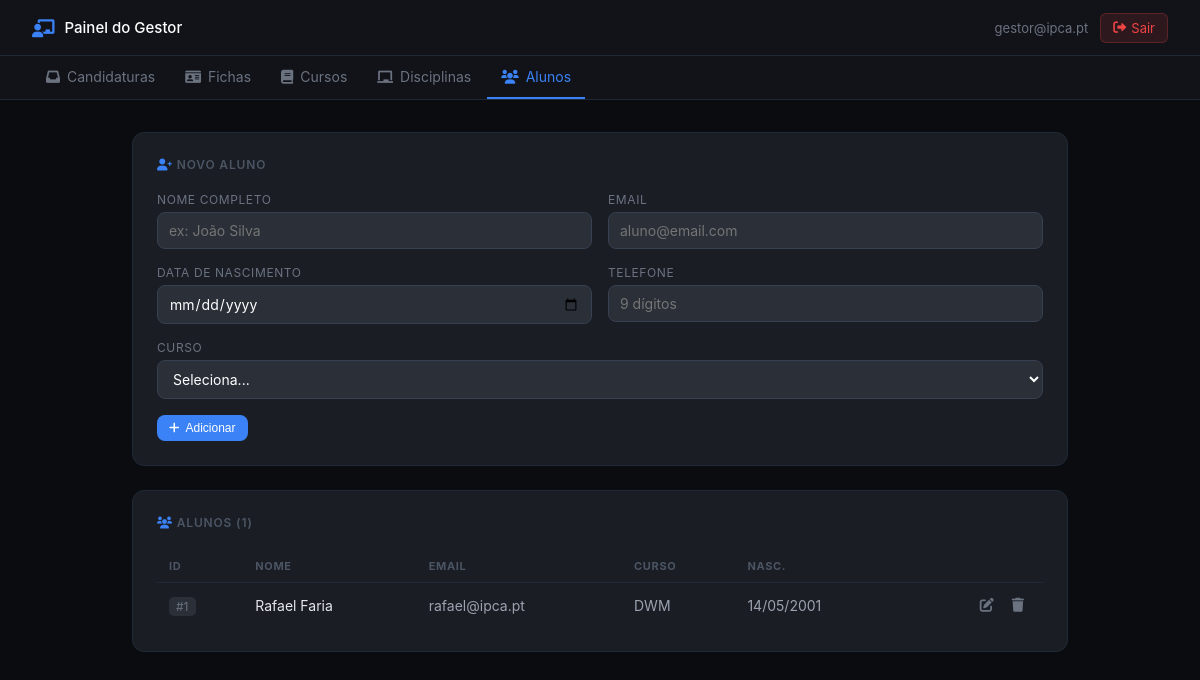
The app's page /gestor_alunos.php (signed in) with its own data.
### tables this page shows
CREATE TABLE `alunos` (
  `ID` int(100) NOT NULL,
  `aluno_curso` int(11) NOT NULL,
  `nome_aluno` varchar(100) NOT NULL,
  `data_nascimento` date NOT NULL,
  `email` varchar(100) NOT NULL,
  `telefone` int(100) NOT NULL,
  `morada` varchar(255) DEFAULT NULL,
  `foto_path` varchar(255) DEFAULT NULL
);

CREATE TABLE `cursos` (
  `Id_cursos` int(11) NOT NULL,
  `Nome` varchar(255) NOT NULL,
  `Sigla` varchar(10) NOT NULL
);

### gestor_alunos.php (the view, shortened to what this page needs)
<?php
require_once "config.php";
$alunos  = $conn->query("SELECT a.*, c.Sigla AS curso_sigla, c.Nome AS curso_nome FROM alunos a LEFT JOIN cursos c ON a.aluno_curso = c.Id_cursos ORDER BY a.nome_aluno");
?>
<!DOCTYPE html>
<html lang="pt">
<head>
<link rel="stylesheet" href="https://cdnjs.cloudflare.com/ajax/libs/font-awesome/6.0.0/css/all.min.css">
<?php include 'gestor_nav.php'; ?>
</head>
<body>
<div class="page">
<div class="card">
    <div class="card-title"><i class="fas fa-user-plus" style="color:#3b82f6"></i> Novo aluno</div>
    <form method="POST">
        <div class="form-row">
            <div class="form-group">
                <label>Nome completo</label>
                <input type="text" name="nome" placeholder="ex: João Silva" required>
            </div>
            <div class="form-group">
                <label>Email</label>
                <input type="email" name="email" placeholder="aluno@email.com">
            </div>
        </div>
        <div class="form-row">
            <div class="form-group">
                <label>Data de nascimento</label>
                <input type="date" name="data_nascimento">
            </div>
            <div class="form-group">
                <label>Telefone</label>
                <input type="text" name="telefone" placeholder="9 dígitos">
            </div>
        </div>
        <div class="form-group">
            <label>Curso</label>
            <select name="curso">
                <option value="">Seleciona...</option>
            </select>
        </div>
        <button type="submit" name="add_aluno" class="btn btn-primary btn-sm">
            <i class="fas fa-plus"></i> Adicionar
        </button>
    </form>
</div>
<div class="card">
    <div class="card-title"><i class="fas fa-users" style="color:#3b82f6"></i> Alunos (<?= $alunos->num_rows ?>)</div>
    <table>
        <thead>
            <tr><th>ID</th><th>Nome</th><th>Email</th><th>Curso</th><th>Nasc.</th><th></th></tr>
        </thead>
        <tbody>
        <?php while ($row = $alunos->fetch_assoc()): ?>
        <tr>
            <td><span class="badge-id">#<?= $row['ID'] ?></span></td>
            <td class="td-main"><?= htmlspecialchars($row['nome_aluno']) ?></td>
            <td><?= htmlspecialchars($row['email']) ?></td>
            <td><?= htmlspecialchars($row['curso_sigla'] ?? '—') ?></td>
            <td><?= $row['data_nascimento'] ? date('d/m/Y', strtotime($row['data_nascimento'])) : '—' ?></td>
            <td style="text-align:right">
                <a href="?edit_aluno=<?= $row['ID'] ?>" class="btn-edit-sm"><i class="fas fa-edit"></i></a>
                <a href="?del_aluno=<?= $row['ID'] ?>" class="btn-danger-sm"
                   onclick="return confirm('Eliminar aluno?')"><i class="fas fa-trash"></i></a>
            </td>
        </tr>
        <?php endwhile; ?>
        </tbody>
    </table>
</div>
</div>
</body>
</html>

### gestor_nav.php (style rules this page uses)
* { margin:0;padding:0;box-sizing:border-box; }
body { font-family:-apple-system,BlinkMacSystemFont,'Segoe UI',Roboto,Ubuntu;background:#0a0c0f;color:#e4e6eb;min-height:100vh; }
.page { max-width:1000px;margin:0 auto;padding:2rem; }
.card { background:#1a1d24;border-radius:12px;padding:1.5rem;border:1px solid #1f2937;margin-bottom:1.5rem; }
.card-title { font-size:.75rem;font-weight:600;text-transform:uppercase;letter-spacing:.07em;color:#4b5563;margin-bottom:1.25rem; }
.form-row { display:grid;grid-template-columns:1fr 1fr;gap:1rem; }
.form-group { margin-bottom:1rem; }
.form-group label { display:block;font-size:12px;color:#6b7280;text-transform:uppercase;letter-spacing:.05em;margin-bottom:5px; }
input[type=text],input[type=email],input[type=date],select { width:100%;padding:9px 11px;background:#2a2f38;border:1px solid #374151;border-radius:8px;color:#fff;font-size:14px;transition:.2s;font-family:inherit; }
select option { background:#2a2f38; }
.btn { padding:9px 18px;border:none;border-radius:8px;font-size:13px;cursor:pointer;display:inline-flex;align-items:center;gap:6px;transition:.2s;font-weight:500;text-decoration:none; }
.btn-primary { background:#3b82f6;color:#fff; }
.btn-sm { padding:6px 12px;font-size:12px; }
.btn-danger-sm { background:none;border:none;color:#6b7280;cursor:pointer;padding:5px 7px;border-radius:6px;transition:.2s; }
.btn-edit-sm { background:none;border:none;color:#6b7280;cursor:pointer;padding:5px 7px;border-radius:6px;transition:.2s;text-decoration:none;display:inline-flex;align-items:center; }
table { width:100%;border-collapse:collapse;font-size:14px; }
th { text-align:left;padding:9px 12px;font-size:11px;text-transform:uppercase;letter-spacing:.06em;color:#4b5563;border-bottom:1px solid #1f2937; }
td { padding:10px 12px;border-bottom:1px solid #111318;color:#9ca3af;vertical-align:middle; }
td.td-main { color:#e4e6eb; }
tr:last-child td { border-bottom:none; }
.badge-id { background:#2a2f38;color:#6b7280;padding:2px 7px;border-radius:5px;font-size:12px; }

### records on screen
alunos: ID "1", nome_aluno "Rafael Faria", email "rafael@ipca.pt", cursos.Sigla "DWM", data_nascimento "14/05/2001"

### other values on screen
$_SESSION['user'] "gestor@ipca.pt"
$item['label'] "Candidaturas"
$item['label'] "Fichas"
$item['label'] "Cursos"
$item['label'] "Disciplinas"
$item['label'] "Alunos"
$alunos->num_rows "1"
